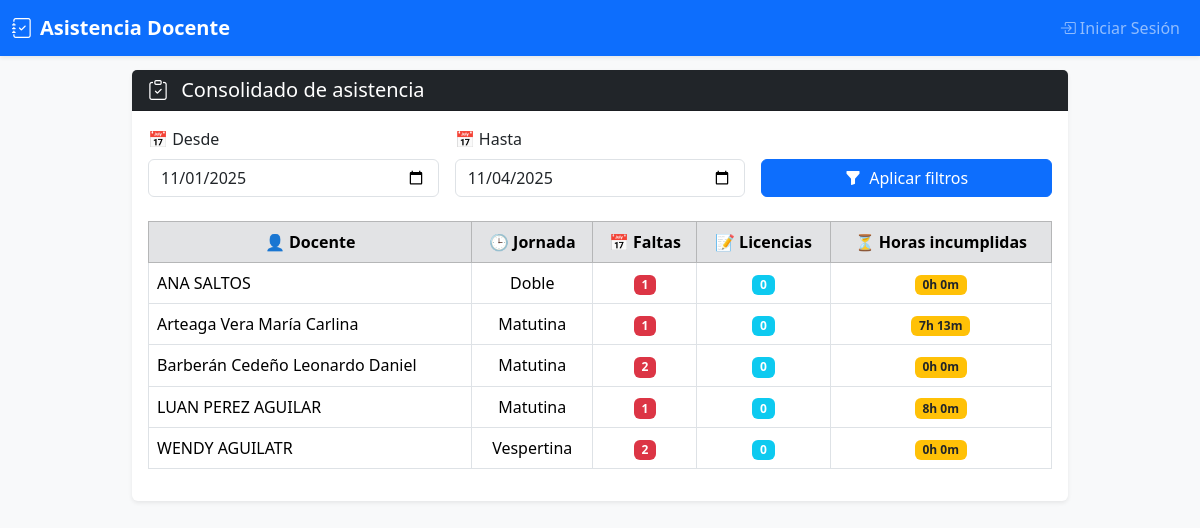
The app's page /reportes/consolidado with its own data.
### models/docente.py (models this page shows, shortened)
class Docente(db.Model):
    __tablename__ = 'docentes'
    id = db.Column(db.Integer, primary_key=True)
    nombre = db.Column(db.String(100), nullable=False, index=True)
    cedula = db.Column(db.String(10), unique=True, nullable=False, index=True)   # Nueva columna
    telefono = db.Column(db.String(15), nullable=False)                          # Nueva columna
    correo = db.Column(db.String(120), unique=True, nullable=False, index=True)  # Nueva columna
    jornada = db.Column(db.String(20), nullable=False, index=True)  # matutina o vespertina
    qr_code_path = db.Column(db.String(200))
    activo = db.Column(db.Boolean, default=True, index=True)
    tipo = db.Column(db.String(20), nullable=False, index=True)  # DOCENTE, ADMINISTRATIVO, CONSERJE, DECE
    fecha_creacion = db.Column(db.DateTime, default=db.func.current_timestamp())
    fecha_actualizacion = db.Column(
        db.DateTime,
        default=db.func.current_timestamp(),
        onupdate=db.func.current_timestamp()
    )
    asistencias = db.relationship('Asistencia', backref='docente', lazy=True, cascade='all, delete-orphan')
    licencias = db.relationship('Licencia', back_populates='docente', cascade='all, delete-orphan')
    __table_args__ = (
        db.Index('idx_docente_activo_tipo', 'activo', 'tipo'),
        db.Index('idx_docente_jornada_activo', 'jornada', 'activo'),
        db.Index('idx_docente_nombre', 'nombre'),
    )

### blueprints/reportes/routes.py (the view)
@reportes_bp.route('/consolidado')
def reporte_consolidado():
    desde_str = request.args.get('desde')
    hasta_str = request.args.get('hasta')
    desde = datetime.strptime(desde_str, '%Y-%m-%d').date() if desde_str else date.today().replace(day=1)
    hasta = datetime.strptime(hasta_str, '%Y-%m-%d').date() if hasta_str else date.today()
    docentes = Docente.query.order_by(Docente.nombre).all()
    consolidado = []
    for d in docentes:
        asistencias = Asistencia.query.filter(
            Asistencia.docente_id == d.id,
            Asistencia.fecha.between(desde, hasta)
        ).all()
        fechas_con_asistencia = {a.fecha for a in asistencias}
        licencias = Licencia.query.filter(
            Licencia.docente_id == d.id,
            Licencia.estado == 'aprobada',
            Licencia.fecha_inicio <= hasta,
            Licencia.fecha_fin >= desde
        ).all()
        fechas_con_licencia = set()
        for l in licencias:
            dia = max(l.fecha_inicio, desde)
            fin = min(l.fecha_fin, hasta)
            while dia <= fin:
                fechas_con_licencia.add(dia)
                dia += timedelta(days=1)
        faltas = 0
        dia = desde
        while dia <= hasta:
            if dia.weekday() < 5:  # lunes-viernes
                if dia not in fechas_con_asistencia and dia not in fechas_con_licencia:
                    faltas += 1
            dia += timedelta(days=1)
        horas_incumplidas = timedelta()
        for a in asistencias:
            entrada_tarde, salida_temprano = evaluar_asistencia(d, a.hora_entrada, a.hora_salida)
            if entrada_tarde or salida_temprano:
                esperado = calcular_jornada_esperada(d.jornada)
                trabajado = calcular_tiempo_acumulado(a.hora_entrada, a.hora_salida) or timedelta()
                horas_incumplidas += max(timedelta(), esperado - trabajado)
        consolidado.append({
            "docente": d.nombre,
            "jornada": d.jornada,
            "faltas": faltas,
            "licencias": len(licencias),
            "horas_incumplidas": f"{horas_incumplidas.seconds//3600}h {(horas_incumplidas.seconds//60)%60}m"
        })
    return render_template("reportes/consolidado.html",
                           consolidado=consolidado,
                           desde=desde,
                           hasta=hasta)

### blueprints/reportes/routes.py (called while the page is built)
def calcular_jornada_esperada(jornada: str) -> timedelta:
    if jornada == "matutina":
        return timedelta(hours=8)   # ejemplo: 8 horas
    elif jornada == "vespertina":
        return timedelta(hours=8)   # ejemplo: 8 horas
    elif jornada == "doble":
        return timedelta(hours=16)  # ejemplo: 16 horas
    else:
        return timedelta(hours=8)

### utils.py (called while the page is built)
def evaluar_asistencia(docente, entrada, salida):
    if docente.jornada == 'matutina':
        entrada_tarde = entrada > time(7, 0) if entrada else True
        salida_temprano = salida < time(13, 0) if salida else True
    elif docente.jornada == 'vespertina':
        entrada_tarde = entrada > time(13, 0) if entrada else True
        salida_temprano = salida < time(18, 0) if salida else True
    else:
        entrada_tarde = salida_temprano = False
    return entrada_tarde, salida_temprano

def calcular_tiempo_acumulado(entrada, salida):
    if entrada and salida:
        dt_entrada = datetime.combine(datetime.today(), entrada)
        dt_salida = datetime.combine(datetime.today(), salida)
        return dt_salida - dt_entrada
    return timedelta()  # Retorna cero si falta entrada o salida

### templates/reportes/consolidado.html (shortened to what this page needs)
{% extends 'base.html' %}
{% block content %}
<div class="card shadow-sm border-0">
  <div class="card-header bg-dark text-white">
    <h5 class="mb-0"><i class="bi bi-clipboard-check me-2"></i> Consolidado de asistencia</h5>
  </div>
  <div class="card-body">
    <form method="get" class="row g-3 mb-4">
      <div class="col-md-4">
        <label class="form-label">📅 Desde</label>
        <input type="date" class="form-control" name="desde" value="{{ desde }}">
      </div>
      <div class="col-md-4">
        <label class="form-label">📅 Hasta</label>
        <input type="date" class="form-control" name="hasta" value="{{ hasta }}">
      </div>
      <div class="col-md-4 d-flex align-items-end">
        <button type="submit" class="btn btn-primary w-100">
          <i class="bi bi-funnel-fill me-1"></i> Aplicar filtros
        </button>
      </div>
    </form>
    <div class="table-responsive">
      <table class="table table-bordered text-center align-middle">
        <thead class="table-secondary">
          <tr>
            <th>👤 Docente</th>
            <th>🕒 Jornada</th>
            <th>📅 Faltas</th>
            <th>📝 Licencias</th>
            <th>⏳ Horas incumplidas</th>
          </tr>
        </thead>
        <tbody>
          {% for r in consolidado %}
          <tr>
            <td class="text-start">{{ r.docente }}</td>
            <td>{{ r.jornada|capitalize }}</td>
            <td><span class="badge bg-danger">{{ r.faltas }}</span></td>
            <td><span class="badge bg-info">{{ r.licencias }}</span></td>
            <td><span class="badge bg-warning text-dark">{{ r.horas_incumplidas }}</span></td>
          </tr>
          {% endfor %}
        </tbody>
      </table>
    </div>
  </div>
</div>
{% endblock %}

### templates/base.html (style rules this page uses)
body { padding-top: 70px; background-color: #f8f9fa; }

### records on screen
Docente: docente "ANA SALTOS", jornada "Doble", faltas "1", licencias "0", horas_incumplidas "0h 0m"
Docente: docente "Arteaga Vera María Carlina", jornada "Matutina", faltas "1", licencias "0", horas_incumplidas "7h 13m"
Docente: docente "Barberán Cedeño Leonardo Daniel", jornada "Matutina", faltas "2", licencias "0", horas_incumplidas "0h 0m"
Docente: docente "LUAN PEREZ AGUILAR", jornada "Matutina", faltas "1", licencias "0", horas_incumplidas "8h 0m"
Docente: docente "WENDY AGUILATR", jornada "Vespertina", faltas "2", licencias "0", horas_incumplidas "0h 0m"
